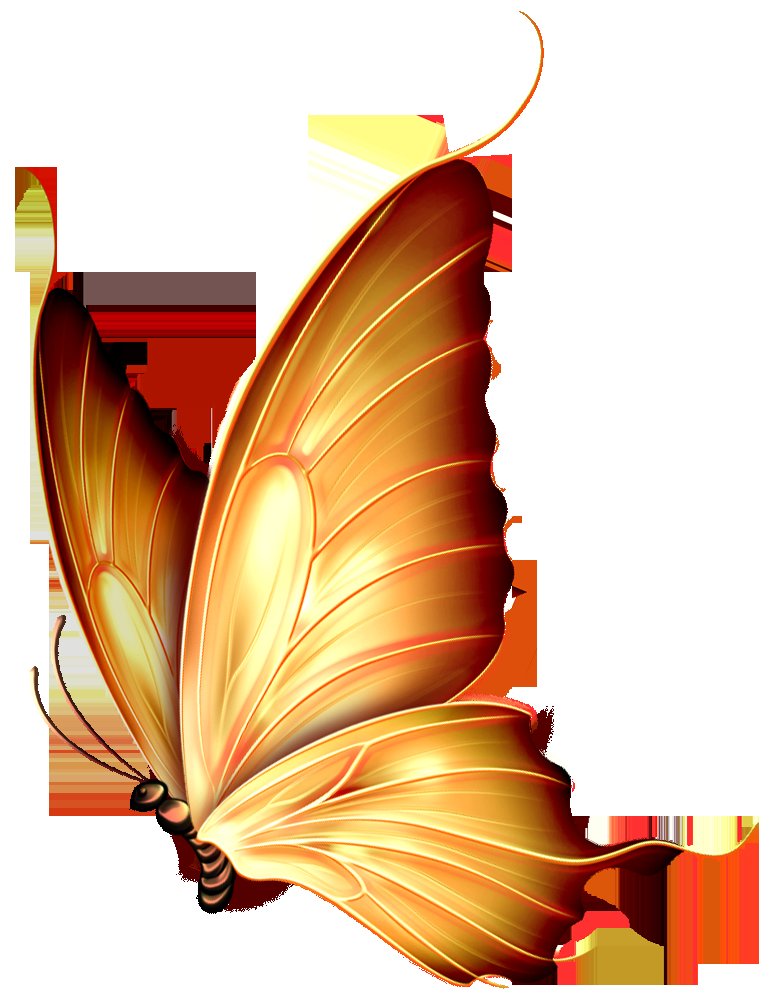
#> input picture photo.png, 782 x 1000 px
$ python main.py   (older library calls are emulated)
#> lines starting #> are read from the running program, lines starting #| are printed output that depends on the picture; after the words box and inside, x2 and y2 are one past the last pixel; in counts of white or black regions, pixels touching at a corner belong together
### sobel.py
import cv2
import numpy as np

def sobel_filter(img_path):
#> called with img_path = 'photo.png'
    img=cv2.imread(img_path,0)
#> img: shape (1000, 782); min 0, max 255, mean 205.6
    sobel_x=cv2.Sobel(img,cv2.CV_64F,1,0)
    sobel_y=cv2.Sobel(img,cv2.CV_64F,0,1)
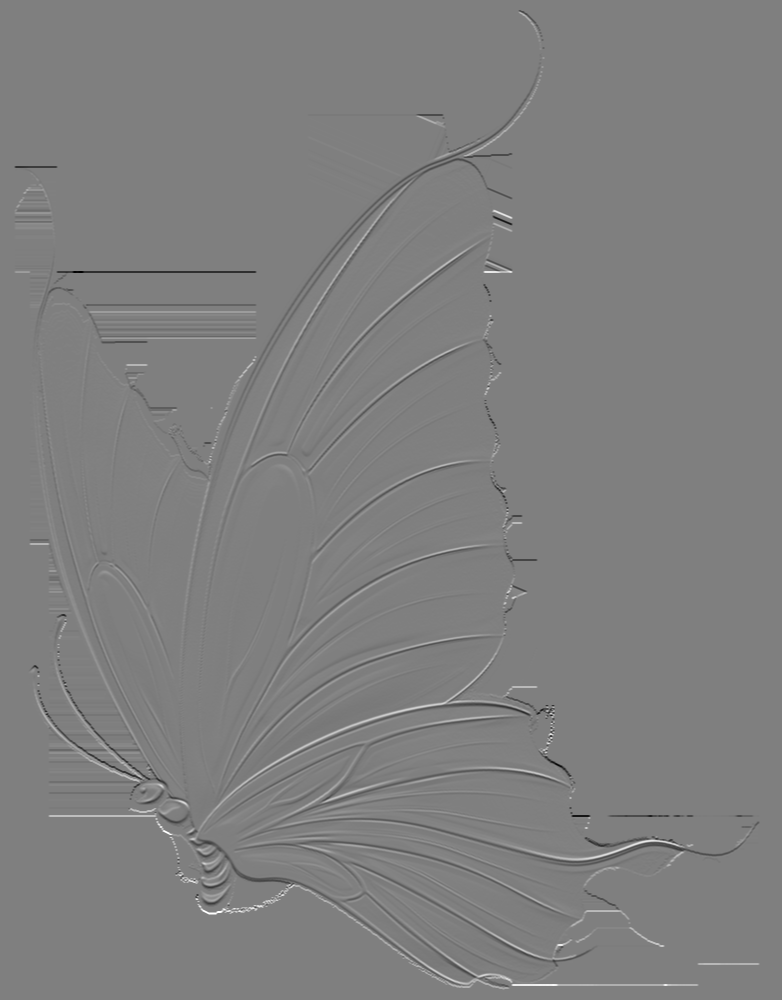
#> sobel_y: shape (1000, 782) float64; min -1020, max 1020, mean 0; drawn with min black and max white
    mag=cv2.magnitude(sobel_x,sobel_y)
    cv2.imwrite('sobel_result.png',mag)
    return mag

# [2 lines that do not run on import are left out]

### canny.py
import cv2
import numpy as np

def gaussian_blur(img,k=5,sigma=1):
    return cv2.GaussianBlur(img,(k,k),sigma)

def gradient(img):
    Ix=cv2.Sobel(img,cv2.CV_64F,1,0)
    Iy=cv2.Sobel(img,cv2.CV_64F,0,1)
    mag=cv2.magnitude(Ix,Iy)
    ang=cv2.phase(Ix,Iy,angleInDegrees=True)
    return mag,ang

def nms(mag,ang):
    H,W=mag.shape
    Z=np.zeros((H,W))
    ang=ang%180
    for i in range(1,H-1):
        for j in range(1,W-1):
            q=255
            r=255
            angle=ang[i,j]
            if(0<=angle<22.5)or(157.5<=angle<=180):
                q=mag[i,j+1]
                r=mag[i,j-1]
            elif 22.5<=angle<67.5:
                q=mag[i+1,j-1]
                r=mag[i-1,j+1]
            elif 67.5<=angle<112.5:
                q=mag[i+1,j]
                r=mag[i-1,j]
            elif 112.5<=angle<157.5:
                q=mag[i-1,j-1]
                r=mag[i+1,j+1]
            if mag[i,j]>=q and mag[i,j]>=r:
                Z[i,j]=mag[i,j]
    return Z

def double_threshold(img,low,high):
    res=np.zeros(img.shape)
    strong=255
    weak=50
    strong_i,strong_j=np.where(img>=high)
    weak_i,weak_j=np.where((img<=high)&(img>=low))
    res[strong_i,strong_j]=strong
    res[weak_i,weak_j]=weak
    return res,weak,strong

def hysteresis(img,weak,strong=255):
    H,W=img.shape
    for i in range(1,H-1):
        for j in range(1,W-1):
            if img[i,j]==weak:
                if ((img[i+1,j-1]==strong) or (img[i+1,j]==strong) or (img[i+1,j+1]==strong) or (img[i,j-1]==strong) or (img[i,j+1]==strong) or (img[i-1,j-1]==strong) or (img[i-1,j+1]==strong)):
                    img[i,j]=strong
                else:
                    img[i,j]=0
    return img

def manual_canny(img_path):
    img=cv2.imread(img_path,0)
    blur=gaussian_blur(img)
    mag,ang=gradient(blur)
    nms_img=nms(mag,ang)
#> after the loop in nms, `for i in range(1,H-1):`:
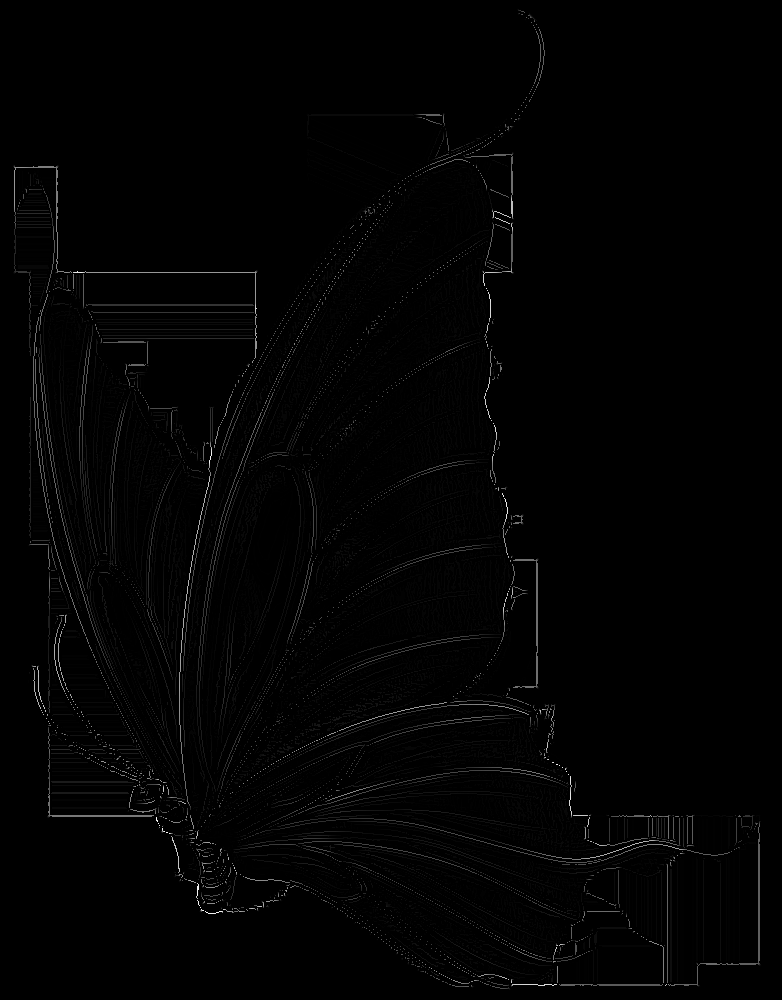
#> Z: shape (1000, 782) float64; min 0, max 696.4, mean 7.1; drawn with min black and max white
    dt,weak,strong=double_threshold(nms_img,50,120)
#> in double_threshold, `strong_i,strong_j=np.where(img>=high)`: strong_i = 15221 values from 10 to 988; strong_j = 15221 values, max 759 at index 11598, min 14 at index 462, mean 323.2
#> in double_threshold, `weak_i,weak_j=np.where((img<=high)&(img>=low))`: weak_i = 9264 values from 10 to 988; weak_j = 9264 values, max 760 at index 9228, min 13 at index 92, mean 250.8
#> weak = 50; strong = 255
    final=hysteresis(dt,weak,strong)
#> after the loop in hysteresis, `for i in range(1,H-1):`: img: shape (1000, 782) float64; 2% white in thin lines or dots
    final_8u=np.uint8(final)
#> final_8u: shape (1000, 782); 2% white in thin lines or dots
    cv2.imwrite('canny_result.png',final_8u)
    return final_8u

# [2 lines that do not run on import are left out]

### harris.py
import cv2
import numpy as np

def manual_harris(img_path,k=0.04,thresh=1e-5):
#> called with img_path = 'photo.png', k = 0.04, thresh = 1e-05
    img=cv2.imread(img_path)
#> img is the input picture: shape (1000, 782, 3); mean B, G, R 163.6, 192.4, 226.9
    gray=cv2.cvtColor(img,cv2.COLOR_BGR2GRAY)
    gray=np.float32(gray)

    Ix=cv2.Sobel(gray,cv2.CV_64F,1,0)
    Iy=cv2.Sobel(gray,cv2.CV_64F,0,1)

    Ixx=Ix*Iy
    Iyy=Iy*Iy
    Ixy=Ix*Iy

    detM=Ixx*Iyy-Ixy**2
    traceM=Ixx+Iyy
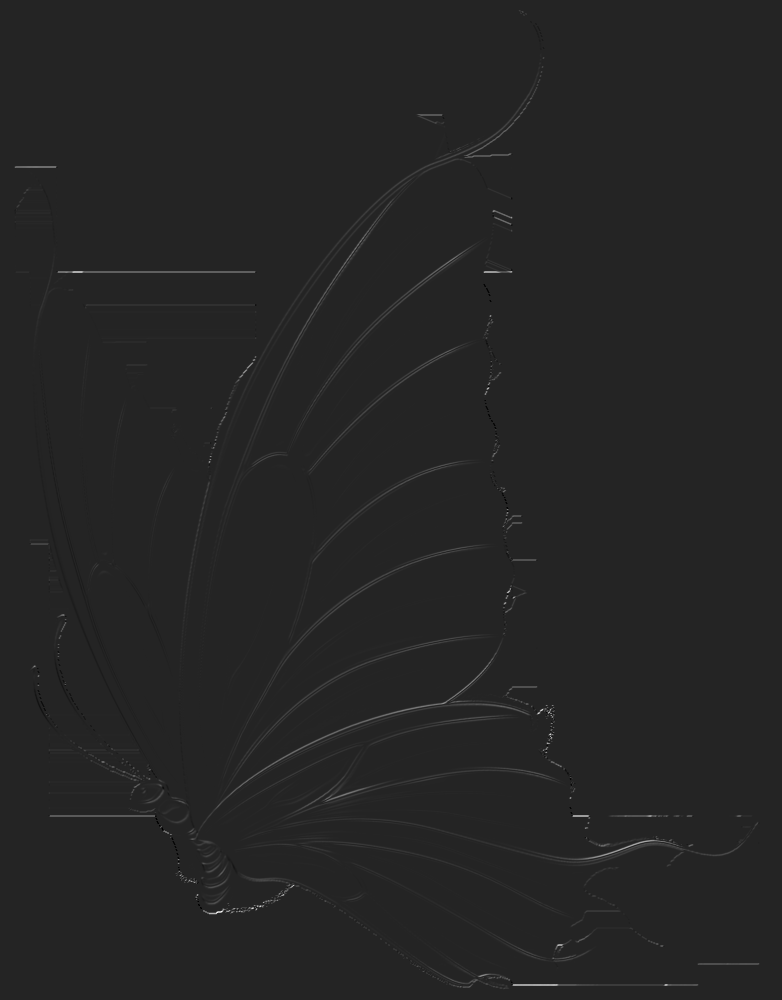
#> traceM: shape (1000, 782) float64; min -260100, max 1560600, mean 5247.2; drawn with min black and max white
    R=detM-k*(traceM**2)
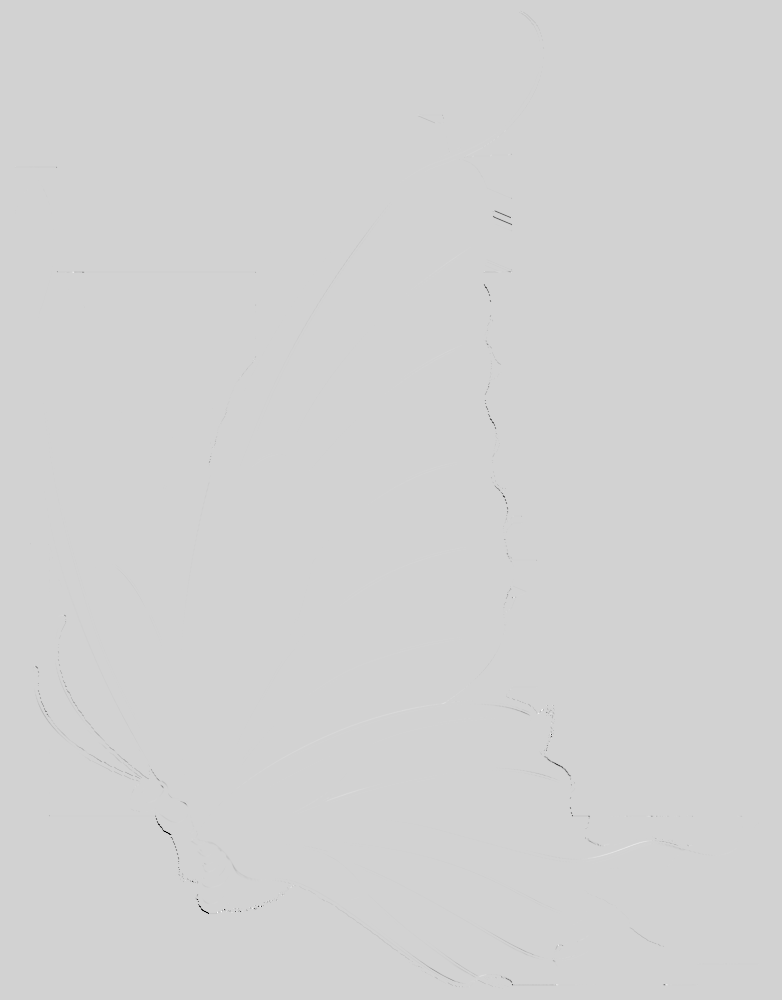
#> R: shape (1000, 782) float64; min -8.23e+11, max 1.73e+11, mean -336281602.9; drawn with min black and max white

    img_copy=img.copy()
    img_copy[R>thresh*R.max()]=[0,0,255]
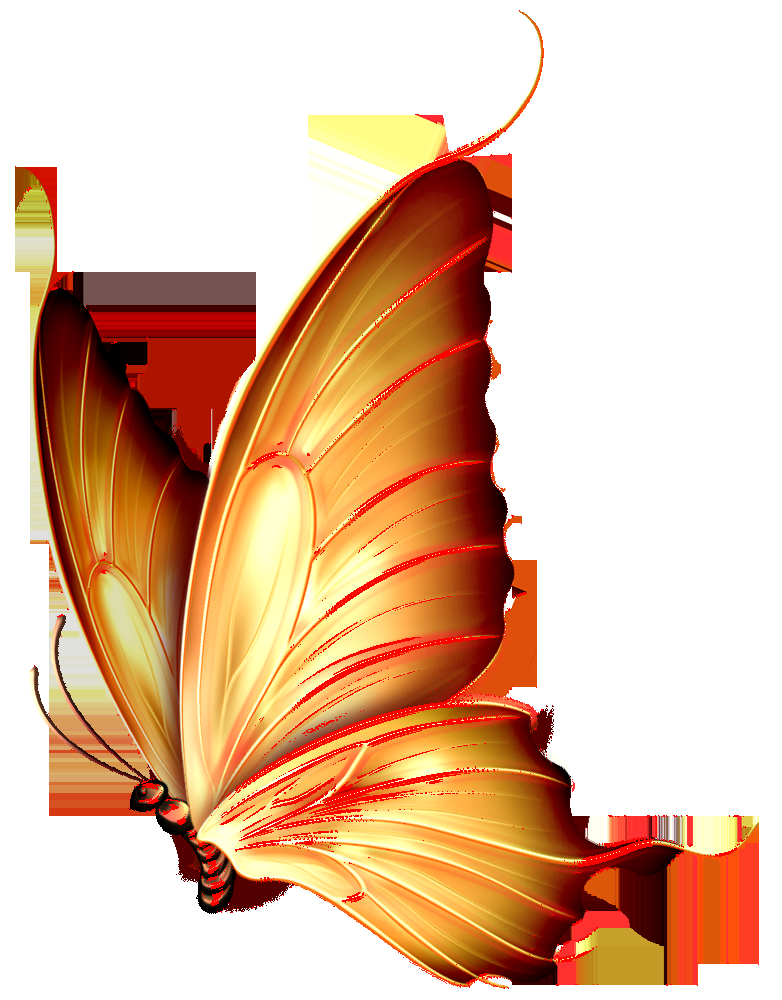
#> img_copy: shape (1000, 782, 3); 2.1% of pixels changed, all inside (x1, y1, x2, y2) = (15, 10, 759, 989)
    cv2.imwrite('harris_result.png',img_copy)
    return img_copy

# [2 lines that do not run on import are left out]

### hist_equalization.py
import cv2
import numpy as np
import matplotlib.pyplot as plt

def manual_hist_equalization(img):
    if len(img.shape)==3:
        gray=cv2.cvtColor(img,cv2.COLOR_BGR2GRAY)
    else:
        gray=img.copy()
    hist=np.zeros(256)
    h,w=gray.shape
    for i in range(h):
        for j in range(w):
            hist[gray[i,j]]+1
    hist_norm=hist/(h*w)
    cdf=np.cumsum(hist_norm)
    equalized=np.zeros_like(gray)
    for i in range(h):
        for j in range(w):
            equalized[i,j]=np.round(cdf[gray[i,j]]*255)
    return gray,equalized,hist,cdf

def visualize_hist_equalization(img_path):
    img=cv2.imread(img_path)
    gray,eq_img,hist,cdf=manual_hist_equalization(img)
#> after the loop in manual_hist_equalization, `for i in range(h):`: equalized: shape (1000, 782); every value is 0
#> hist = 256 values from 0 to 0; cdf = 256 values from 0 to 0
    plt.figure()

    plt.subplot(2,2,1)
    plt.title("Original Gray Image")
    plt.imshow(gray,cmap='gray')
    plt.axis('off')

    plt.subplot(2,2,2)
    plt.title("Equalized Image")
    plt.imshow(eq_img,cmap='gray')
    plt.axis('off')

    plt.subplot(2,2,3)
    plt.title("Original Histogram")
    plt.plot(hist)

    plt.subplot(2,2,4)
    plt.title("CDF")
    plt.plot(cdf)

    plt.tight_layout()
    plt.savefig("hist_equalization_result.png")
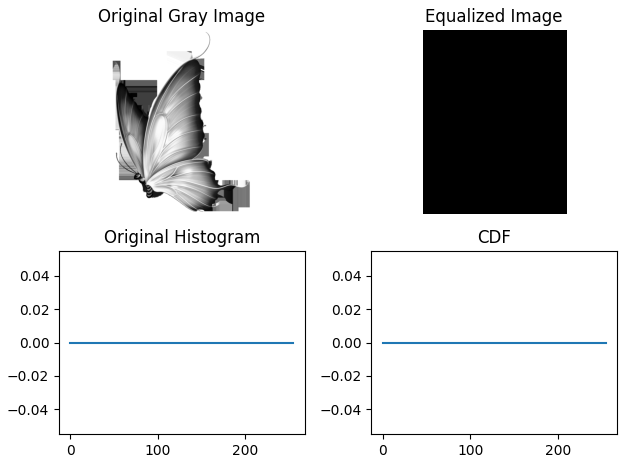
#> figure drawn by matplotlib, 4 panels
    plt.show()

    return eq_img

# [2 lines that do not run on import are left out]

### main.py
from sobel import sobel_filter
from canny import manual_canny
from harris import manual_harris
from hist_equalization import visualize_hist_equalization

if __name__=='__main__':
   img='photo.png'
   sobel_filter(img)
   manual_canny(img)
   manual_harris(img)
   visualize_hist_equalization(img)
